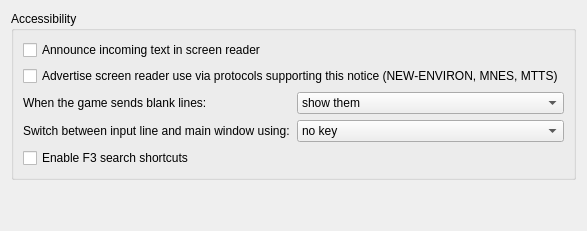
     <widget class="QWidget" name="tab_accessibility">
      <attribute name="title">
       <string>Accessibility</string>
      </attribute>
      <layout class="QVBoxLayout" name="vBoxLayout_tab_accessibility">
       <item>
        <widget class="QGroupBox" name="groupBox_accessibility">
         <property name="title">
          <string>Accessibility</string>
         </property>
         <layout class="QGridLayout" name="gridLayout_groupBox_accessibility">
          <item row="0" column="0" colspan="2">
           <widget class="QCheckBox" name="checkBox_announceIncomingText">
            <property name="toolTip">
             <string>On some platforms, like macOS, the screen reader tool has issues announcing incoming text fully, without skipping. You can opt into disabling announcing new text from the game with this option to use a custom TTS instead which avoids such issues</string>
            </property>
            <property name="text">
             <string>Announce incoming text in screen reader</string>
            </property>
           </widget>
          </item>
          <item row="1" column="0" colspan="2">
           <widget class="QCheckBox" name="checkBox_advertiseScreenReader">
            <property name="toolTip">
             <string></string>
            </property>
            <property name="text">
             <string>Advertise screen reader use via protocols supporting this notice (NEW-ENVIRON, MNES, MTTS)</string>
            </property>
           </widget>
          </item>
          <item row="2" column="0">
           <widget class="QLabel" name="label_blankLinesBehaviour">
            <property name="text">
             <string>When the game sends blank lines:</string>
            </property>
            <property name="buddy">
             <cstring>comboBox_blankLinesBehaviour</cstring>
            </property>
           </widget>
          </item>
          <item row="2" column="1">
           <widget class="QComboBox" name="comboBox_blankLinesBehaviour">
            <item>
             <property name="text">
              <string>show them</string>
             </property>
            </item>
            <item>
             <property name="text">
              <string>hide them</string>
             </property>
            </item>
            <item>
             <property name="text">
              <string>replace with a space</string>
             </property>
            </item>
           </widget>
          </item>
          <item row="3" column="0">
           <widget class="QLabel" name="label_caretModeKey">
            <property name="text">
             <string>Switch between input line and main window using:</string>
            </property>
            <property name="buddy">
             <cstring>comboBox_caretModeKey</cstring>
            </property>
           </widget>
          </item>
          <item row="3" column="1">
           <widget class="QComboBox" name="comboBox_caretModeKey">
            <item>
             <property name="text">
              <string>no key</string>
             </property>
            </item>
            <item>
             <property name="text">
              <string>Tab</string>
             </property>
            </item>
            <item>
             <property name="text">
              <string>Ctrl+Tab</string>
             </property>
            </item>
            <item>
             <property name="text">
              <string>F6</string>
             </property>
            </item>
           </widget>
          </item>
          <item row="4" column="0" colspan="2">
           <widget class="QCheckBox" name="checkBox_f3SearchEnabled">
            <property name="toolTip">
             <string>Enable F3 and Shift+F3 shortcuts for searching up and down in the buffer</string>
            </property>
            <property name="text">
             <string>Enable F3 search shortcuts</string>
            </property>
           </widget>
          </item>
         </layout>
        </widget>
       </item>
       <item>
        <spacer name="verticalSpacer_accessibility">
         <property name="orientation">
          <enum>Qt::Vertical</enum>
         </property>
         <property name="sizeType">
          <enum>QSizePolicy::Expanding</enum>
         </property>
         <property name="sizeHint" stdset="0">
          <size>
           <width>20</width>
           <height>40</height>
          </size>
         </property>
        </spacer>
       </item>
      </layout>
     </widget>
